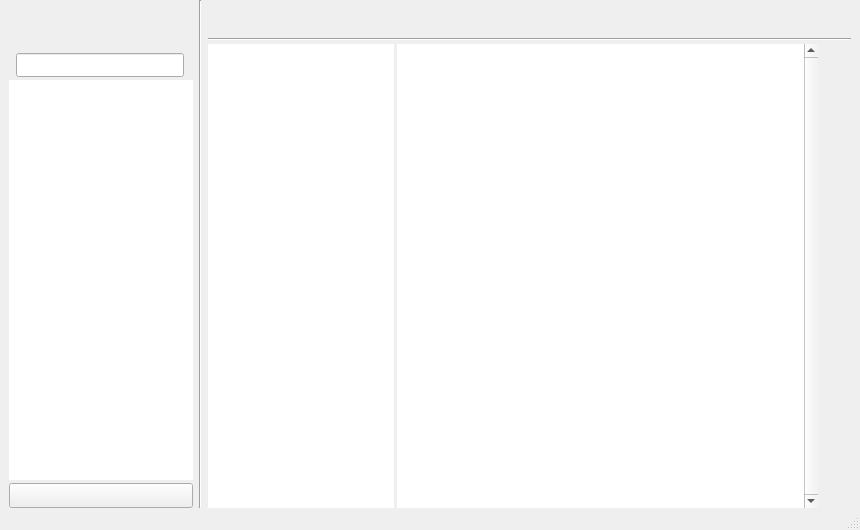
<?xml version="1.0" encoding="UTF-8"?>
<ui version="4.0">
 <class>PoseLibraryWindow</class>
 <widget class="QMainWindow" name="PoseLibraryWindow">
  <property name="geometry">
   <rect>
    <x>0</x>
    <y>0</y>
    <width>860</width>
    <height>530</height>
   </rect>
  </property>
  <property name="minimumSize">
   <size>
    <width>860</width>
    <height>530</height>
   </size>
  </property>
  <property name="maximumSize">
   <size>
    <width>860</width>
    <height>530</height>
   </size>
  </property>
  <property name="windowTitle">
   <string>Pose Library</string>
  </property>
  <widget class="QWidget" name="centralwidget">
   <layout class="QHBoxLayout" name="horizontalLayout_4" stretch="2,1,7">
    <property name="leftMargin">
     <number>9</number>
    </property>
    <property name="topMargin">
     <number>0</number>
    </property>
    <property name="rightMargin">
     <number>9</number>
    </property>
    <property name="bottomMargin">
     <number>0</number>
    </property>
    <item>
     <layout class="QVBoxLayout" name="verticalLayout">
      <property name="spacing">
       <number>3</number>
      </property>
      <item>
       <widget class="QPushButton" name="pushButton">
        <property name="minimumSize">
         <size>
          <width>50</width>
          <height>50</height>
         </size>
        </property>
        <property name="maximumSize">
         <size>
          <width>50</width>
          <height>50</height>
         </size>
        </property>
        <property name="styleSheet">
         <string notr="true">QPushButton{
	border:none;
}</string>
        </property>
        <property name="text">
         <string/>
        </property>
        <property name="icon">
         <iconset resource="poseLibrary.qrc">
          <normaloff>:/icon/icons/bgi.png</normaloff>:/icon/icons/bgi.png</iconset>
        </property>
        <property name="iconSize">
         <size>
          <width>50</width>
          <height>50</height>
         </size>
        </property>
       </widget>
      </item>
      <item>
       <layout class="QHBoxLayout" name="horizontalLayout" stretch="0,90,5">
        <property name="spacing">
         <number>0</number>
        </property>
        <item>
         <widget class="QLabel" name="label">
          <property name="text">
           <string/>
          </property>
         </widget>
        </item>
        <item>
         <widget class="QLineEdit" name="lineEdit">
          <property name="minimumSize">
           <size>
            <width>0</width>
            <height>24</height>
           </size>
          </property>
         </widget>
        </item>
        <item>
         <widget class="QLabel" name="label_2">
          <property name="text">
           <string/>
          </property>
         </widget>
        </item>
       </layout>
      </item>
      <item>
       <widget class="QListView" name="LSV_Character">
        <property name="font">
         <font>
          <pointsize>10</pointsize>
         </font>
        </property>
        <property name="styleSheet">
         <string notr="true"/>
        </property>
        <property name="frameShape">
         <enum>QFrame::NoFrame</enum>
        </property>
       </widget>
      </item>
      <item>
       <widget class="QPushButton" name="btn_refreshCharacters">
        <property name="minimumSize">
         <size>
          <width>0</width>
          <height>25</height>
         </size>
        </property>
        <property name="text">
         <string/>
        </property>
        <property name="icon">
         <iconset resource="poseLibrary.qrc">
          <normaloff>:/icon/icons/reload.png</normaloff>:/icon/icons/reload.png</iconset>
        </property>
        <property name="iconSize">
         <size>
          <width>18</width>
          <height>18</height>
         </size>
        </property>
       </widget>
      </item>
     </layout>
    </item>
    <item>
     <widget class="Line" name="line">
      <property name="orientation">
       <enum>Qt::Vertical</enum>
      </property>
     </widget>
    </item>
    <item>
     <layout class="QVBoxLayout" name="verticalLayout_2" stretch="0,0,0">
      <property name="spacing">
       <number>3</number>
      </property>
      <item>
       <layout class="QHBoxLayout" name="horizontalLayout_2">
        <item>
         <spacer name="horizontalSpacer_3">
          <property name="orientation">
           <enum>Qt::Horizontal</enum>
          </property>
          <property name="sizeHint" stdset="0">
           <size>
            <width>40</width>
            <height>20</height>
           </size>
          </property>
         </spacer>
        </item>
        <item>
         <widget class="QPushButton" name="pushButton_3">
          <property name="minimumSize">
           <size>
            <width>35</width>
            <height>35</height>
           </size>
          </property>
          <property name="maximumSize">
           <size>
            <width>35</width>
            <height>35</height>
           </size>
          </property>
          <property name="styleSheet">
           <string notr="true">QPushButton{
	border:none;
}</string>
          </property>
          <property name="text">
           <string/>
          </property>
          <property name="icon">
           <iconset resource="poseLibrary.qrc">
            <normaloff>:/icon/icons/sync.png</normaloff>:/icon/icons/sync.png</iconset>
          </property>
          <property name="iconSize">
           <size>
            <width>25</width>
            <height>25</height>
           </size>
          </property>
         </widget>
        </item>
        <item>
         <widget class="QPushButton" name="pushButton_2">
          <property name="minimumSize">
           <size>
            <width>35</width>
            <height>35</height>
           </size>
          </property>
          <property name="maximumSize">
           <size>
            <width>35</width>
            <height>35</height>
           </size>
          </property>
          <property name="styleSheet">
           <string notr="true">QPushButton{
	border:none;
}</string>
          </property>
          <property name="text">
           <string/>
          </property>
          <property name="icon">
           <iconset resource="poseLibrary.qrc">
            <normaloff>:/icon/icons/setting.png</normaloff>:/icon/icons/setting.png</iconset>
          </property>
          <property name="iconSize">
           <size>
            <width>25</width>
            <height>25</height>
           </size>
          </property>
         </widget>
        </item>
       </layout>
      </item>
      <item>
       <widget class="Line" name="line_2">
        <property name="orientation">
         <enum>Qt::Horizontal</enum>
        </property>
       </widget>
      </item>
      <item>
       <layout class="QHBoxLayout" name="horizontalLayout_3" stretch="300,680,20">
        <item>
         <widget class="QListView" name="LSV_PoseType">
          <property name="font">
           <font>
            <pointsize>10</pointsize>
           </font>
          </property>
          <property name="styleSheet">
           <string notr="true"/>
          </property>
          <property name="frameShape">
           <enum>QFrame::NoFrame</enum>
          </property>
         </widget>
        </item>
        <item>
         <widget class="QTableView" name="LSV_Pose">
          <property name="frameShape">
           <enum>QFrame::NoFrame</enum>
          </property>
          <property name="verticalScrollBarPolicy">
           <enum>Qt::ScrollBarAlwaysOn</enum>
          </property>
         </widget>
        </item>
        <item>
         <layout class="QVBoxLayout" name="verticalLayout_3">
          <item>
           <widget class="QPushButton" name="pushButton_10">
            <property name="minimumSize">
             <size>
              <width>30</width>
              <height>30</height>
             </size>
            </property>
            <property name="maximumSize">
             <size>
              <width>30</width>
              <height>30</height>
             </size>
            </property>
            <property name="styleSheet">
             <string notr="true">QPushButton{
	border:none;
}</string>
            </property>
            <property name="text">
             <string/>
            </property>
            <property name="icon">
             <iconset>
              <normaloff>:/icon/icons/play_alt.png</normaloff>:/icon/icons/play_alt.png</iconset>
            </property>
            <property name="iconSize">
             <size>
              <width>24</width>
              <height>24</height>
             </size>
            </property>
           </widget>
          </item>
          <item>
           <widget class="QPushButton" name="pushButton_9">
            <property name="minimumSize">
             <size>
              <width>30</width>
              <height>30</height>
             </size>
            </property>
            <property name="maximumSize">
             <size>
              <width>30</width>
              <height>30</height>
             </size>
            </property>
            <property name="styleSheet">
             <string notr="true">QPushButton{
	border:none;
}</string>
            </property>
            <property name="text">
             <string/>
            </property>
            <property name="icon">
             <iconset resource="poseLibrary.qrc">
              <normaloff>:/icon/icons/apply.png</normaloff>:/icon/icons/apply.png</iconset>
            </property>
            <property name="iconSize">
             <size>
              <width>25</width>
              <height>25</height>
             </size>
            </property>
           </widget>
          </item>
          <item>
           <widget class="QPushButton" name="pushButton_5">
            <property name="minimumSize">
             <size>
              <width>30</width>
              <height>30</height>
             </size>
            </property>
            <property name="maximumSize">
             <size>
              <width>30</width>
              <height>30</height>
             </size>
            </property>
            <property name="styleSheet">
             <string notr="true">QPushButton{
	border:none;
}</string>
            </property>
            <property name="text">
             <string/>
            </property>
            <property name="icon">
             <iconset resource="poseLibrary.qrc">
              <normaloff>:/icon/icons/create.png</normaloff>:/icon/icons/create.png</iconset>
            </property>
            <property name="iconSize">
             <size>
              <width>22</width>
              <height>22</height>
             </size>
            </property>
           </widget>
          </item>
          <item>
           <widget class="QPushButton" name="pushButton_6">
            <property name="minimumSize">
             <size>
              <width>30</width>
              <height>30</height>
             </size>
            </property>
            <property name="maximumSize">
             <size>
              <width>30</width>
              <height>30</height>
             </size>
            </property>
            <property name="styleSheet">
             <string notr="true">QPushButton{
	border:none;
}</string>
            </property>
            <property name="text">
             <string/>
            </property>
            <property name="icon">
             <iconset resource="poseLibrary.qrc">
              <normaloff>:/icon/icons/camera.png</normaloff>:/icon/icons/camera.png</iconset>
            </property>
            <property name="iconSize">
             <size>
              <width>22</width>
              <height>22</height>
             </size>
            </property>
           </widget>
          </item>
          <item>
           <widget class="QPushButton" name="pushButton_8">
            <property name="minimumSize">
             <size>
              <width>30</width>
              <height>30</height>
             </size>
            </property>
            <property name="maximumSize">
             <size>
              <width>30</width>
              <height>30</height>
             </size>
            </property>
            <property name="layoutDirection">
             <enum>Qt::LeftToRight</enum>
            </property>
            <property name="styleSheet">
             <string notr="true">QPushButton{
	border:none;
}</string>
            </property>
            <property name="text">
             <string/>
            </property>
            <property name="icon">
             <iconset resource="poseLibrary.qrc">
              <normaloff>:/icon/icons/star.png</normaloff>:/icon/icons/star.png</iconset>
            </property>
            <property name="iconSize">
             <size>
              <width>25</width>
              <height>25</height>
             </size>
            </property>
           </widget>
          </item>
          <item>
           <widget class="QPushButton" name="pushButton_7">
            <property name="minimumSize">
             <size>
              <width>30</width>
              <height>30</height>
             </size>
            </property>
            <property name="maximumSize">
             <size>
              <width>30</width>
              <height>30</height>
             </size>
            </property>
            <property name="styleSheet">
             <string notr="true">QPushButton{
	border:none;
}</string>
            </property>
            <property name="text">
             <string/>
            </property>
            <property name="icon">
             <iconset resource="poseLibrary.qrc">
              <normaloff>:/icon/icons/delete.png</normaloff>:/icon/icons/delete.png</iconset>
            </property>
            <property name="iconSize">
             <size>
              <width>22</width>
              <height>22</height>
             </size>
            </property>
           </widget>
          </item>
         </layout>
        </item>
       </layout>
      </item>
     </layout>
    </item>
   </layout>
  </widget>
  <widget class="QStatusBar" name="statusbar"/>
 </widget>
 <resources>
  <include location="poseLibrary.qrc"/>
 </resources>
 <connections/>
</ui>
